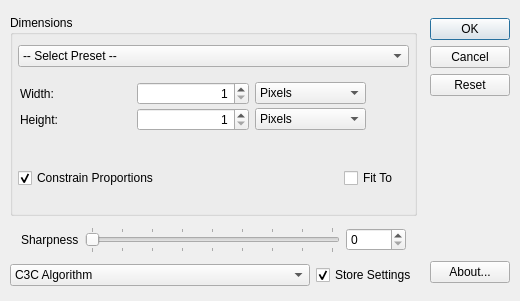
<?xml version="1.0" encoding="UTF-8"?>
<ui version="4.0">
 <class>C3CImageSizeClass</class>
 <widget class="QDialog" name="C3CImageSizeClass">
  <property name="windowModality">
   <enum>Qt::WindowModality::WindowModal</enum>
  </property>
  <property name="geometry">
   <rect>
    <x>0</x>
    <y>0</y>
    <width>520</width>
    <height>301</height>
   </rect>
  </property>
  <property name="sizePolicy">
   <sizepolicy hsizetype="Minimum" vsizetype="Preferred">
    <horstretch>0</horstretch>
    <verstretch>0</verstretch>
   </sizepolicy>
  </property>
  <property name="font">
   <font/>
  </property>
  <property name="windowTitle">
   <string>C3C Image Size 3.2</string>
  </property>
  <property name="windowIcon">
   <iconset resource="C3CImageSize.qrc">
    <normaloff>:/C3CImageSize/images/C3CImageSize-32.png</normaloff>:/C3CImageSize/images/C3CImageSize-32.png</iconset>
  </property>
  <layout class="QVBoxLayout" name="mainLayout">
   <property name="spacing">
    <number>0</number>
   </property>
   <property name="leftMargin">
    <number>0</number>
   </property>
   <property name="topMargin">
    <number>0</number>
   </property>
   <property name="rightMargin">
    <number>0</number>
   </property>
   <property name="bottomMargin">
    <number>0</number>
   </property>
   <item>
    <layout class="QHBoxLayout" name="horizontalLayout">
     <property name="spacing">
      <number>5</number>
     </property>
     <property name="leftMargin">
      <number>10</number>
     </property>
     <property name="topMargin">
      <number>10</number>
     </property>
     <property name="rightMargin">
      <number>10</number>
     </property>
     <property name="bottomMargin">
      <number>10</number>
     </property>
     <item>
      <widget class="QFrame" name="frame_4">
       <property name="sizePolicy">
        <sizepolicy hsizetype="Preferred" vsizetype="Preferred">
         <horstretch>0</horstretch>
         <verstretch>0</verstretch>
        </sizepolicy>
       </property>
       <property name="minimumSize">
        <size>
         <width>200</width>
         <height>190</height>
        </size>
       </property>
       <property name="frameShape">
        <enum>QFrame::Shape::NoFrame</enum>
       </property>
       <property name="frameShadow">
        <enum>QFrame::Shadow::Plain</enum>
       </property>
       <property name="lineWidth">
        <number>1</number>
       </property>
       <property name="midLineWidth">
        <number>1</number>
       </property>
       <layout class="QVBoxLayout" name="verticalLayout_3" stretch="1,0,0">
        <property name="spacing">
         <number>5</number>
        </property>
        <property name="leftMargin">
         <number>0</number>
        </property>
        <property name="topMargin">
         <number>5</number>
        </property>
        <property name="rightMargin">
         <number>0</number>
        </property>
        <property name="bottomMargin">
         <number>5</number>
        </property>
        <item>
         <widget class="QGroupBox" name="groupBox">
          <property name="sizePolicy">
           <sizepolicy hsizetype="Preferred" vsizetype="Preferred">
            <horstretch>0</horstretch>
            <verstretch>0</verstretch>
           </sizepolicy>
          </property>
          <property name="title">
           <string>Dimensions</string>
          </property>
          <property name="flat">
           <bool>false</bool>
          </property>
          <layout class="QVBoxLayout" name="verticalLayout_5">
           <property name="spacing">
            <number>10</number>
           </property>
           <property name="leftMargin">
            <number>5</number>
           </property>
           <property name="topMargin">
            <number>10</number>
           </property>
           <property name="rightMargin">
            <number>5</number>
           </property>
           <property name="bottomMargin">
            <number>5</number>
           </property>
           <item>
            <widget class="QComboBox" name="presetComboBox">
             <property name="sizePolicy">
              <sizepolicy hsizetype="Expanding" vsizetype="Fixed">
               <horstretch>0</horstretch>
               <verstretch>0</verstretch>
              </sizepolicy>
             </property>
             <property name="minimumSize">
              <size>
               <width>0</width>
               <height>22</height>
              </size>
             </property>
             <item>
              <property name="text">
               <string>-- Select Preset --</string>
              </property>
             </item>
             <item>
              <property name="text">
               <string>Fit To 900x900</string>
              </property>
             </item>
             <item>
              <property name="text">
               <string>Fit to 1200x1200</string>
              </property>
             </item>
             <item>
              <property name="text">
               <string>Fit to 1280x720 (HD)</string>
              </property>
             </item>
             <item>
              <property name="text">
               <string>Fit to 1280×800</string>
              </property>
             </item>
             <item>
              <property name="text">
               <string>Fit to 1366×768</string>
              </property>
             </item>
             <item>
              <property name="text">
               <string>Fit to 1920x1080 (Full HD)</string>
              </property>
             </item>
             <item>
              <property name="text">
               <string>Fit To 1920x1200</string>
              </property>
             </item>
             <item>
              <property name="text">
               <string>Fit to 2560×1440</string>
              </property>
             </item>
             <item>
              <property name="text">
               <string>Store  Preset</string>
              </property>
             </item>
             <item>
              <property name="text">
               <string>Delete Preset</string>
              </property>
             </item>
            </widget>
           </item>
           <item>
            <widget class="QFrame" name="frame_2">
             <property name="frameShape">
              <enum>QFrame::Shape::NoFrame</enum>
             </property>
             <property name="frameShadow">
              <enum>QFrame::Shadow::Plain</enum>
             </property>
             <property name="lineWidth">
              <number>0</number>
             </property>
             <layout class="QHBoxLayout" name="horizontalLayout_3">
              <property name="spacing">
               <number>2</number>
              </property>
              <property name="leftMargin">
               <number>2</number>
              </property>
              <property name="topMargin">
               <number>2</number>
              </property>
              <property name="rightMargin">
               <number>2</number>
              </property>
              <property name="bottomMargin">
               <number>2</number>
              </property>
              <item>
               <widget class="QFrame" name="frame_6">
                <property name="sizePolicy">
                 <sizepolicy hsizetype="Expanding" vsizetype="Preferred">
                  <horstretch>0</horstretch>
                  <verstretch>0</verstretch>
                 </sizepolicy>
                </property>
                <property name="frameShape">
                 <enum>QFrame::Shape::NoFrame</enum>
                </property>
                <property name="frameShadow">
                 <enum>QFrame::Shadow::Plain</enum>
                </property>
                <property name="lineWidth">
                 <number>0</number>
                </property>
                <layout class="QGridLayout" name="gridLayout" columnstretch="0,0,0">
                 <property name="leftMargin">
                  <number>0</number>
                 </property>
                 <property name="topMargin">
                  <number>0</number>
                 </property>
                 <property name="rightMargin">
                  <number>0</number>
                 </property>
                 <property name="bottomMargin">
                  <number>0</number>
                 </property>
                 <property name="verticalSpacing">
                  <number>0</number>
                 </property>
                 <item row="0" column="2">
                  <widget class="QComboBox" name="widthUnitComboBox">
                   <item>
                    <property name="text">
                     <string>Pixels</string>
                    </property>
                   </item>
                   <item>
                    <property name="text">
                     <string>Percent</string>
                    </property>
                   </item>
                  </widget>
                 </item>
                 <item row="1" column="2">
                  <widget class="QComboBox" name="heightUnitComboBox">
                   <item>
                    <property name="text">
                     <string>Pixels</string>
                    </property>
                   </item>
                   <item>
                    <property name="text">
                     <string>Percent</string>
                    </property>
                   </item>
                  </widget>
                 </item>
                 <item row="0" column="1">
                  <widget class="QSpinBox" name="widthSpinBox">
                   <property name="minimumSize">
                    <size>
                     <width>40</width>
                     <height>0</height>
                    </size>
                   </property>
                   <property name="alignment">
                    <set>Qt::AlignmentFlag::AlignRight|Qt::AlignmentFlag::AlignTrailing|Qt::AlignmentFlag::AlignVCenter</set>
                   </property>
                   <property name="buttonSymbols">
                    <enum>QAbstractSpinBox::ButtonSymbols::UpDownArrows</enum>
                   </property>
                   <property name="minimum">
                    <number>1</number>
                   </property>
                   <property name="maximum">
                    <number>99999</number>
                   </property>
                   <property name="singleStep">
                    <number>100</number>
                   </property>
                  </widget>
                 </item>
                 <item row="1" column="0">
                  <widget class="QLabel" name="heightLabel">
                   <property name="text">
                    <string>Height:</string>
                   </property>
                  </widget>
                 </item>
                 <item row="0" column="0">
                  <widget class="QLabel" name="widthLabel">
                   <property name="text">
                    <string>Width:</string>
                   </property>
                  </widget>
                 </item>
                 <item row="1" column="1">
                  <widget class="QSpinBox" name="heightSpinBox">
                   <property name="minimumSize">
                    <size>
                     <width>40</width>
                     <height>0</height>
                    </size>
                   </property>
                   <property name="alignment">
                    <set>Qt::AlignmentFlag::AlignRight|Qt::AlignmentFlag::AlignTrailing|Qt::AlignmentFlag::AlignVCenter</set>
                   </property>
                   <property name="suffix">
                    <string notr="true"/>
                   </property>
                   <property name="minimum">
                    <number>1</number>
                   </property>
                   <property name="maximum">
                    <number>99999</number>
                   </property>
                   <property name="singleStep">
                    <number>100</number>
                   </property>
                  </widget>
                 </item>
                </layout>
               </widget>
              </item>
              <item>
               <widget class="QFrame" name="linkFrame">
                <property name="sizePolicy">
                 <sizepolicy hsizetype="Fixed" vsizetype="Fixed">
                  <horstretch>0</horstretch>
                  <verstretch>0</verstretch>
                 </sizepolicy>
                </property>
                <property name="minimumSize">
                 <size>
                  <width>39</width>
                  <height>51</height>
                 </size>
                </property>
                <property name="maximumSize">
                 <size>
                  <width>39</width>
                  <height>51</height>
                 </size>
                </property>
                <property name="frameShape">
                 <enum>QFrame::Shape::NoFrame</enum>
                </property>
                <property name="frameShadow">
                 <enum>QFrame::Shadow::Plain</enum>
                </property>
                <layout class="QHBoxLayout" name="horizontalLayout_5">
                 <property name="leftMargin">
                  <number>0</number>
                 </property>
                 <property name="topMargin">
                  <number>0</number>
                 </property>
                 <property name="rightMargin">
                  <number>0</number>
                 </property>
                 <property name="bottomMargin">
                  <number>0</number>
                 </property>
                 <item>
                  <widget class="QLabel" name="linkLabel">
                   <property name="enabled">
                    <bool>true</bool>
                   </property>
                   <property name="pixmap">
                    <pixmap resource="C3CImageSize.qrc">:/C3CImageSize/images/LinkPS.png</pixmap>
                   </property>
                   <property name="scaledContents">
                    <bool>false</bool>
                   </property>
                   <property name="alignment">
                    <set>Qt::AlignmentFlag::AlignLeading|Qt::AlignmentFlag::AlignLeft|Qt::AlignmentFlag::AlignVCenter</set>
                   </property>
                  </widget>
                 </item>
                </layout>
               </widget>
              </item>
             </layout>
            </widget>
           </item>
           <item>
            <widget class="QFrame" name="frame_19">
             <property name="minimumSize">
              <size>
               <width>0</width>
               <height>0</height>
              </size>
             </property>
             <property name="frameShape">
              <enum>QFrame::Shape::NoFrame</enum>
             </property>
             <property name="frameShadow">
              <enum>QFrame::Shadow::Plain</enum>
             </property>
             <layout class="QHBoxLayout" name="horizontalLayout_20">
              <property name="sizeConstraint">
               <enum>QLayout::SizeConstraint::SetDefaultConstraint</enum>
              </property>
              <property name="leftMargin">
               <number>0</number>
              </property>
              <property name="topMargin">
               <number>0</number>
              </property>
              <property name="rightMargin">
               <number>10</number>
              </property>
              <property name="bottomMargin">
               <number>0</number>
              </property>
              <item>
               <widget class="QCheckBox" name="constrainCheckBox">
                <property name="minimumSize">
                 <size>
                  <width>0</width>
                  <height>22</height>
                 </size>
                </property>
                <property name="text">
                 <string>Constrain Proportions</string>
                </property>
                <property name="checked">
                 <bool>true</bool>
                </property>
               </widget>
              </item>
              <item alignment="Qt::AlignmentFlag::AlignRight">
               <widget class="QCheckBox" name="fitCheckBox">
                <property name="sizePolicy">
                 <sizepolicy hsizetype="Preferred" vsizetype="Fixed">
                  <horstretch>0</horstretch>
                  <verstretch>0</verstretch>
                 </sizepolicy>
                </property>
                <property name="minimumSize">
                 <size>
                  <width>0</width>
                  <height>22</height>
                 </size>
                </property>
                <property name="text">
                 <string>Fit To</string>
                </property>
                <property name="checked">
                 <bool>false</bool>
                </property>
               </widget>
              </item>
             </layout>
            </widget>
           </item>
          </layout>
         </widget>
        </item>
        <item>
         <widget class="QFrame" name="frame_3">
          <property name="frameShape">
           <enum>QFrame::Shape::NoFrame</enum>
          </property>
          <property name="frameShadow">
           <enum>QFrame::Shadow::Plain</enum>
          </property>
          <property name="lineWidth">
           <number>0</number>
          </property>
          <property name="midLineWidth">
           <number>0</number>
          </property>
          <layout class="QVBoxLayout" name="verticalLayout_2">
           <property name="spacing">
            <number>6</number>
           </property>
           <property name="leftMargin">
            <number>6</number>
           </property>
           <property name="topMargin">
            <number>6</number>
           </property>
           <property name="rightMargin">
            <number>6</number>
           </property>
           <property name="bottomMargin">
            <number>6</number>
           </property>
           <item>
            <widget class="QFrame" name="frame_7">
             <property name="minimumSize">
              <size>
               <width>0</width>
               <height>26</height>
              </size>
             </property>
             <property name="frameShape">
              <enum>QFrame::Shape::NoFrame</enum>
             </property>
             <property name="frameShadow">
              <enum>QFrame::Shadow::Plain</enum>
             </property>
             <layout class="QHBoxLayout" name="horizontalLayout_2">
              <property name="spacing">
               <number>6</number>
              </property>
              <property name="leftMargin">
               <number>5</number>
              </property>
              <property name="topMargin">
               <number>0</number>
              </property>
              <property name="rightMargin">
               <number>5</number>
              </property>
              <property name="bottomMargin">
               <number>0</number>
              </property>
              <item>
               <widget class="QLabel" name="SharpLabel">
                <property name="text">
                 <string>Sharpness</string>
                </property>
                <property name="alignment">
                 <set>Qt::AlignmentFlag::AlignLeading|Qt::AlignmentFlag::AlignLeft|Qt::AlignmentFlag::AlignVCenter</set>
                </property>
               </widget>
              </item>
              <item>
               <widget class="QSlider" name="sharpnessSlider">
                <property name="sizePolicy">
                 <sizepolicy hsizetype="Expanding" vsizetype="Preferred">
                  <horstretch>0</horstretch>
                  <verstretch>0</verstretch>
                 </sizepolicy>
                </property>
                <property name="minimumSize">
                 <size>
                  <width>50</width>
                  <height>0</height>
                 </size>
                </property>
                <property name="maximum">
                 <number>8</number>
                </property>
                <property name="pageStep">
                 <number>1</number>
                </property>
                <property name="orientation">
                 <enum>Qt::Orientation::Horizontal</enum>
                </property>
                <property name="tickPosition">
                 <enum>QSlider::TickPosition::TicksBothSides</enum>
                </property>
               </widget>
              </item>
              <item>
               <widget class="QSpinBox" name="sharpnessSpinBox">
                <property name="sizePolicy">
                 <sizepolicy hsizetype="Preferred" vsizetype="Fixed">
                  <horstretch>0</horstretch>
                  <verstretch>0</verstretch>
                 </sizepolicy>
                </property>
                <property name="minimumSize">
                 <size>
                  <width>60</width>
                  <height>0</height>
                 </size>
                </property>
                <property name="maximumSize">
                 <size>
                  <width>65</width>
                  <height>16777215</height>
                 </size>
                </property>
                <property name="maximum">
                 <number>8</number>
                </property>
               </widget>
              </item>
             </layout>
            </widget>
           </item>
          </layout>
         </widget>
        </item>
        <item>
         <widget class="QFrame" name="frame_8">
          <property name="frameShape">
           <enum>QFrame::Shape::NoFrame</enum>
          </property>
          <property name="frameShadow">
           <enum>QFrame::Shadow::Plain</enum>
          </property>
          <layout class="QHBoxLayout" name="horizontalLayout_4">
           <property name="spacing">
            <number>6</number>
           </property>
           <property name="leftMargin">
            <number>0</number>
           </property>
           <property name="topMargin">
            <number>0</number>
           </property>
           <property name="rightMargin">
            <number>0</number>
           </property>
           <property name="bottomMargin">
            <number>0</number>
           </property>
           <item>
            <widget class="QComboBox" name="methodComboBox">
             <property name="sizePolicy">
              <sizepolicy hsizetype="Expanding" vsizetype="Fixed">
               <horstretch>0</horstretch>
               <verstretch>0</verstretch>
              </sizepolicy>
             </property>
             <item>
              <property name="text">
               <string>C3C Algorithm</string>
              </property>
             </item>
             <item>
              <property name="text">
               <string>C3C Algorithm with Contrast Adjustment</string>
              </property>
             </item>
            </widget>
           </item>
           <item>
            <widget class="QCheckBox" name="storeCheckBox">
             <property name="sizePolicy">
              <sizepolicy hsizetype="Preferred" vsizetype="Fixed">
               <horstretch>0</horstretch>
               <verstretch>0</verstretch>
              </sizepolicy>
             </property>
             <property name="minimumSize">
              <size>
               <width>0</width>
               <height>22</height>
              </size>
             </property>
             <property name="text">
              <string>Store Settings</string>
             </property>
             <property name="checked">
              <bool>true</bool>
             </property>
            </widget>
           </item>
          </layout>
         </widget>
        </item>
       </layout>
      </widget>
     </item>
     <item>
      <widget class="QFrame" name="frame_5">
       <property name="sizePolicy">
        <sizepolicy hsizetype="Fixed" vsizetype="Preferred">
         <horstretch>0</horstretch>
         <verstretch>0</verstretch>
        </sizepolicy>
       </property>
       <property name="frameShape">
        <enum>QFrame::Shape::NoFrame</enum>
       </property>
       <property name="frameShadow">
        <enum>QFrame::Shadow::Plain</enum>
       </property>
       <property name="lineWidth">
        <number>1</number>
       </property>
       <property name="midLineWidth">
        <number>1</number>
       </property>
       <layout class="QGridLayout" name="gridLayout_2">
        <property name="leftMargin">
         <number>4</number>
        </property>
        <property name="topMargin">
         <number>4</number>
        </property>
        <property name="rightMargin">
         <number>0</number>
        </property>
        <property name="bottomMargin">
         <number>4</number>
        </property>
        <item row="0" column="0">
         <widget class="QFrame" name="frame">
          <property name="frameShape">
           <enum>QFrame::Shape::NoFrame</enum>
          </property>
          <property name="frameShadow">
           <enum>QFrame::Shadow::Plain</enum>
          </property>
          <property name="lineWidth">
           <number>1</number>
          </property>
          <property name="midLineWidth">
           <number>1</number>
          </property>
          <layout class="QVBoxLayout" name="verticalLayout" stretch="1,0">
           <property name="spacing">
            <number>15</number>
           </property>
           <property name="leftMargin">
            <number>4</number>
           </property>
           <property name="topMargin">
            <number>4</number>
           </property>
           <property name="rightMargin">
            <number>0</number>
           </property>
           <property name="bottomMargin">
            <number>4</number>
           </property>
           <item>
            <widget class="QDialogButtonBox" name="buttonBox">
             <property name="sizePolicy">
              <sizepolicy hsizetype="Preferred" vsizetype="Expanding">
               <horstretch>0</horstretch>
               <verstretch>0</verstretch>
              </sizepolicy>
             </property>
             <property name="minimumSize">
              <size>
               <width>80</width>
               <height>0</height>
              </size>
             </property>
             <property name="orientation">
              <enum>Qt::Orientation::Vertical</enum>
             </property>
             <property name="standardButtons">
              <set>QDialogButtonBox::StandardButton::Cancel|QDialogButtonBox::StandardButton::Ok|QDialogButtonBox::StandardButton::Reset</set>
             </property>
             <property name="centerButtons">
              <bool>false</bool>
             </property>
            </widget>
           </item>
           <item>
            <widget class="QPushButton" name="aboutButton">
             <property name="minimumSize">
              <size>
               <width>80</width>
               <height>22</height>
              </size>
             </property>
             <property name="text">
              <string>About...</string>
             </property>
            </widget>
           </item>
          </layout>
         </widget>
        </item>
       </layout>
      </widget>
     </item>
    </layout>
   </item>
  </layout>
 </widget>
 <layoutdefault spacing="6" margin="11"/>
 <tabstops>
  <tabstop>widthSpinBox</tabstop>
  <tabstop>heightSpinBox</tabstop>
  <tabstop>widthUnitComboBox</tabstop>
  <tabstop>heightUnitComboBox</tabstop>
  <tabstop>buttonBox</tabstop>
 </tabstops>
 <resources>
  <include location="C3CImageSize.qrc"/>
 </resources>
 <connections/>
</ui>
